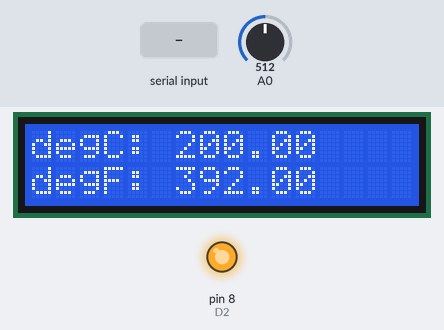
Simulated run of this sketch. Board: Arduino Uno, built with avr-gcc and run on an emulated ATmega328P. Parts: 16×2 character LCD, output pins drawn as LEDs (lit = HIGH). Inputs (shaded band) come from the test bench; at power-on: A0 = 512. What the sketch prints to the serial monitor is not drawn.

Above: at 1.2 s.
1.3 s: "on" received over Serial
At 6.8 s:
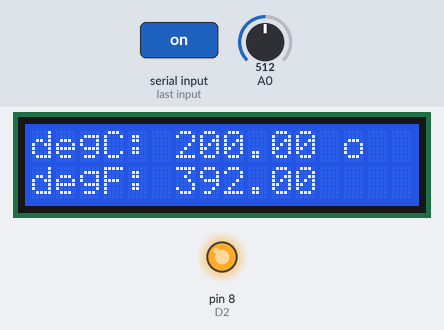
9.0 s: A0 set to 135
At 10.2 s:
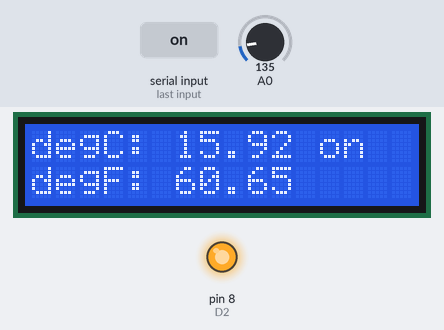
10.5 s: A0 set to 112
At 12.9 s:
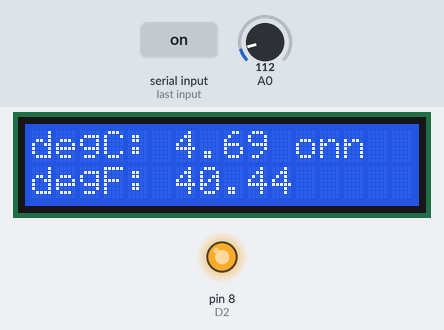
13.5 s: "off" received over Serial
At 19.1 s:
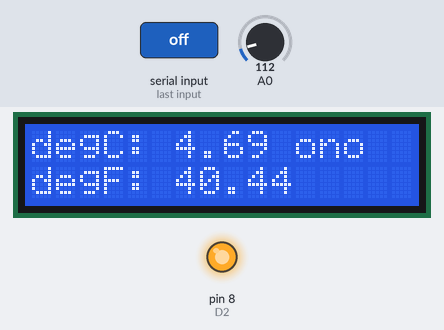
21.2 s: A0 set to 122
At 25.2 s:
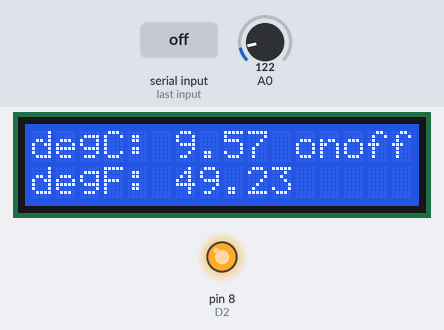
Timing chart, 0 to 26.6 s (numbered marks = the images above; inputs shaded):
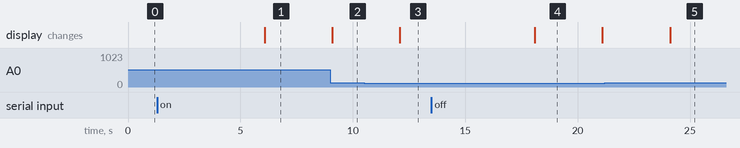

The sketch:

temp1.ino.ino
```cpp
/*

Example sketch 07

TEMPERATURE SENSOR

  Use the "serial monitor" window to read a temperature sensor.

  The TMP36 is an easy-to-use temperature sensor that outputs
  a voltage that's proportional to the ambient temperature.
  You can use it for all kinds of automation tasks where you'd
  like to know or control the temperature of something.

  More information on the sensor is available in the datasheet:
  http://dlnmh9ip6v2uc.cloudfront.net/datasheets/Sensors/Temp/TMP35_36_37.pdf

  Even more exciting, we'll start using the Arduino's serial port
  to send data back to your main computer! Up until now, we've
  been limited to using simple LEDs for output. We'll see that
  the Arduino can also easily output all kinds of text and data.

Hardware connections:

  Be careful when installing the temperature sensor, as it is
  almost identical to the transistors! The one you want has
  a triangle logo and "TMP" in very tiny letters. The
  ones you DON'T want will have "222" on them.

  When looking at the flat side of the temperature sensor
  with the pins down, from left to right the pins are:
  5V, SIGNAL, and GND.

  Connect the 5V pin to 5 Volts (5V).
  Connect the SIGNAL pin to ANALOG pin 0.
  Connect the GND pin to ground (GND).

This sketch was written by SparkFun Electronics,
with lots of help from the Arduino community.
This code is completely free for any use.
Visit http://www.arduino.cc to learn about the Arduino.

Version 2.0 6/2012 MDG
*/


// include the library code:
#include <LiquidCrystal.h>

// We'll use analog input 0 to measure the temperature sensor's
// signal pin.

const int temperaturePin = 0;
//#define D1 7
//const int D1 = 7;
const int D2 = 8;
// initialize the library with the numbers of the interface pins
//LiquidCrystal lcd(9, 8, 5, 4, 3, 2);
LiquidCrystal lcd(12, 11, 5, 4, 3, 2);
//int onOff
String dataTemp = "", dataOnOff = "";
boolean firstVal = true, endOfstream = true;
int tempVal = 0;

void setup()
{
  // In this sketch, we'll use the Arduino's serial port
  // to send text back to the main computer. For both sides to
  // communicate properly, they need to be set to the same speed.
  // We use the Serial.begin() function to initialize the port
  // and set the communications speed.

  // The speed is measured in bits per second, also known as
  // "baud rate". 9600 is a very commonly used baud rate,
  // and will transfer about 10 characters per second.
  //pinMode(D1, OUTPUT);
  pinMode(D2, OUTPUT);
  Serial.begin(9600);
  // set up the LCD's number of columns and rows:
  lcd.begin(16, 2);
  // Print a message to the LCD.
  lcd.print(0,0);
  lcd.print("degreesC: ");
  lcd.setCursor(0, 1);
  lcd.print("degreesF: ");
   //digitalWrite(D1, 0);


   digitalWrite(D2, 1);
}


void loop()
{

  // Up to now we've only used integer ("int") values in our
  // sketches. Integers are always whole numbers (0, 1, 23, etc.).
  // In this sketch, we'll use floating-point values ("float").
  // Floats can be fractional numbers such as 1.42, 2523.43121, etc.

  // We'll declare three floating-point variables
  // (We can declare multiple variables of the same type on one line:)

  float voltage, degreesC, degreesF;

  // First we'll measure the voltage at the analog pin. Normally
  // we'd use analogRead(), which returns a number from 0 to 1023.
  // Here we've written a function (further down) called
  // getVoltage() that returns the true voltage (0 to 5 Volts)
  // present on an analog input pin.

  voltage = getVoltage(temperaturePin);

  // Now we'll convert the voltage to degrees Celsius.
  // This formula comes from the temperature sensor datasheet:

  degreesC = (voltage - 0.5) * 100.0;

  // While we're at it, let's convert degrees Celsius to Fahrenheit.
  // This is the classic C to F conversion formula:

  degreesF = degreesC * (9.0/5.0) + 32.0;

  // Now we'll use the serial port to print these values
  // to the serial monitor!

  // To open the serial monitor window, upload your code,
  // then click the "magnifying glass" button at the right edge
  // of the Arduino IDE toolbar. The serial monitor window
  // will open.

  // (NOTE: remember we said that the communication speed
  // must be the same on both sides. Ensure that the baud rate
  // control at the bottom of the window is set to 9600. If it
  // isn't, change it to 9600.)

  // Also note that every time you upload a new sketch to the
  // Arduino, the serial monitor window will close. It does this
  // because the serial port is also used to upload code!
  // When the upload is complete, you can re-open the serial
  // monitor window.

  // To send data from the Arduino to the serial monitor window,
  // we use the Serial.print() function. You can print variables
  // or text (within quotes).

  //Serial.print("voltage: ");
  //Serial.print(voltage);
  //Serial.print("  deg C: ");

  //Serial.println(degreesC);

  //Serial.print("  deg F: ");
  //Serial.println(degreesF);
  //Serial.print("%");

   Serial.println(degreesC);


     lcd.setCursor(0, 0);
      lcd.print("degC: ");
        lcd.print(degreesC);
        lcd.print(" ");
        lcd.print(dataTemp);
        lcd.setCursor(0, 1);
        lcd.print("degF: ");
        lcd.print(degreesF);
        lcd.print(" ");
        lcd.print(dataOnOff);

  if(endOfstream)
  {
      endOfstream = !endOfstream;
      dataTemp = "";

  }

  if(Serial.available() > 0)
  {

  //Serial.print("%");
  //delay(2000);

    //Serial.print(degreesC);
    //digitalWrite(D2, 1);
    //Serial.println(Serial.read());
     char c = Serial.read();
     if(c != ':' && firstVal == true  )
     {

        if(endOfstream)
        {
          //char val = c ;
          dataTemp = c  ;
          dataOnOff = "";
          endOfstream = false;
        }
        else
        {
          dataTemp += (c);
        }
        dataOnOff = "";
     }
     if(c != ':' && firstVal == false && c != '!')
     {
      tempVal = atoi(dataTemp.c_str());
      dataOnOff += (c);
     }
     if(c == ':' )
     {
       firstVal = false;
     }
     if(c == '!')
     {
        firstVal = true;
        endOfstream = true;
     }

    //int valStr = Serial.read();
    //int delimiterIndex = valStr.indexOf(':');
    //String temp = valStr.substring(0,delimiterIndex);
    //String onOffVal = valStr.substring(delimiterIndex+1);

    //Serial.println(onOffVal);

  }
  //else
  //{
    //dataTemp = ""; dataOnOff = "";
    //firstVal == true;
  //}

    //lcd.setCursor(0, 0);
    //lcd.print(dataTemp);
    //lcd.setCursor(0, 1);
    //lcd.print(dataOnOff);


    if(strcmp(dataOnOff.c_str(), "on") == 0 )
    {
      /*
      lcd.setCursor(0, 0);
    lcd.print(degreesC > atoi(dataTemp.c_str()));
    lcd.setCursor(0, 1);
    lcd.print(atoi(dataTemp.c_str()));
    */


     if(degreesC > tempVal)
      {

        digitalWrite(D2, 0);


        //dataOnOff = "", dataTemp ="";
      }
      else if(degreesC < atoi(dataTemp.c_str()))
      {
        digitalWrite(D2, 1);
      }
    }
    if(strcmp(dataOnOff.c_str(), "off") == 0 || degreesC < tempVal )
    {
      digitalWrite(D2, 1);
      //dataOnOff = "", dataTemp ="";
    }


  /*
  if(degreesC > 38)
  {
    digitalWrite(D2, 0);
  }
  else
  {
    digitalWrite(D2, 1);
  }
    */
  // These statements will print lines of data like this:
  // "voltage: 0.73 deg C: 22.75 deg F: 72.96"

  // Note that all of the above statements are "print", except
  // for the last one, which is "println". "Print" will output
  // text to the SAME LINE, similar to building a sentence
  // out of words. "Println" will insert a "carriage return"
  // character at the end of whatever it prints, moving down
  // to the NEXT line.

  delay(3000); // repeat once per second (change as you wish!)
}


float getVoltage(int pin)
{
  // This function has one input parameter, the analog pin number
  // to read. You might notice that this function does not have
  // "void" in front of it; this is because it returns a floating-
  // point value, which is the true voltage on that pin (0 to 5V).

  // You can write your own functions that take in parameters
  // and return values. Here's how:

    // To take in parameters, put their type and name in the
    // parenthesis after the function name (see above). You can
    // have multiple parameters, separated with commas.

    // To return a value, put the type BEFORE the function name
    // (see "float", above), and use a return() statement in your code
    // to actually return the value (see below).

    // If you don't need to get any parameters, you can just put
    // "()" after the function name.

    // If you don't need to return a value, just write "void" before
    // the function name.

  // Here's the return statement for this function. We're doing
  // all the math we need to do within this statement:

  return (analogRead(pin) * 0.004882814);

  // This equation converts the 0 to 1023 value that analogRead()
  // returns, into a 0.0 to 5.0 value that is the true voltage
  // being read at that pin.
}

// Other things to try with this code:

//   Turn on an LED if the temperature is above or below a value.

//   Read that threshold value from a potentiometer - now you've
//   created a thermostat!
```

Measured:
- the behaviour switches between 123 and 122 on A0 (found by bisection; images 2 and 3)
- after the input at 1.3 s, the display: changes after 4.8 s (image 1)
- after the input at 9.0 s, the display: changes after 0.09 s (image 2)
- after the input at 10.5 s, the display: changes after 1.6 s (image 3)
- after the input at 13.5 s, the display: changes after 4.6 s (image 4)
- after the input at 21.2 s, the display: changes after 2.9 s (image 5)
- what the display in image 4 shows lasts 3.0 s, from 18.1 s to 21.1 s
